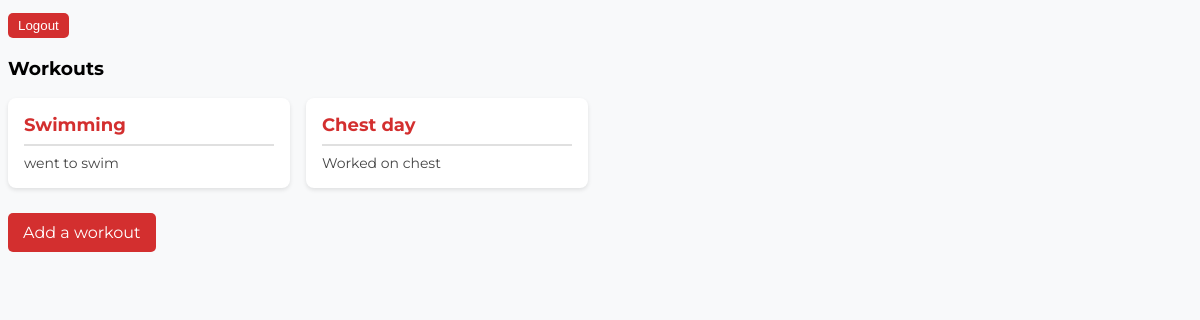
The app's page /workouts/ (signed in), older data.
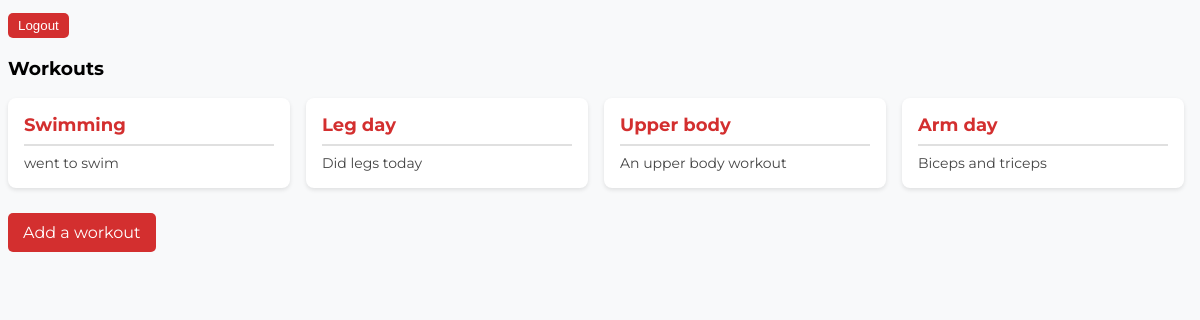
The same page, newer data.
### polls/models.py (models this page shows, shortened)
class Workout(models.Model):
    name = models.CharField(max_length = 1000)
    description = models.CharField(max_length = 3000)
    date = models.DateTimeField("workout date")

### polls/views.py (the view)
# urls.py: path("workouts/",views.workout_list, name = "workout_list"),
@login_required
def workout_list(request):
    workouts = Workout.objects.order_by("-date")
    context = {
        "workouts":workouts
    }
    return render(request,"polls/workouts.html",context)

### polls/templates/polls/workouts.html (shortened to what this page needs)
<!DOCTYPE html>
<html lang="en">
{% load static %}
<head>
    <link rel="stylesheet" href="{% static 'css/style.css' %}">
</head>
<body>
    <form action="{% url 'polls:logout' %}" method="post">
        <button type="submit" class="remove-btn">Logout</button>
    </form>
    <h3>Workouts</h3>
    {% if workouts %}
    <div class="workout-container">
        {% for workout in workouts %}
        <a href="{% url 'polls:workout_detail' workout.id %}" class="workout-tile">
            <div class="tile">
                <div class="tile-title">{{ workout.name }}</div>
                <div class="tile-divider"></div>
                <div class="tile-description">{{ workout.description }}</div>
            </div>
        </a>
        {% endfor %}
    </div>
    {% else %}
    <p>No workouts yet</p>
    {% endif %}
    <div class="add-workout">
        <a href="{% url 'polls:add_workout'  %}">Add a workout</a>
    </div>
</body>
</html>

### polls/static/css/style.css (style rules this page uses)
body { background-color: #F8F9FA; font-family: 'Montserrat', sans-serif; }
.workout-container { display: flex; flex-direction: row; flex-wrap: wrap; gap: 16px; }
.workout-tile { text-decoration: none; }
.tile { background-color: #FFFFFF; padding: 16px; border-radius: 8px; box-shadow: 0 2px 4px rgba(0, 0, 0, 0.1); width: 250px; margin-bottom: 5px; }
.tile-title { font-size: 18px; font-weight: bold; color: #D32F2F; }
.tile-divider { height: 1.5px; background-color: #E0E0E0; margin: 8px 0; }
.tile-description { font-size: 14px; color: #444444; }
.add-workout { margin-top: 20px; }
.add-workout a { display: inline-block; background-color: #D32F2F; color: white; padding: 10px 15px; text-decoration: none; border-radius: 5px; }
.remove-btn { background-color: #D32F2F; color: white; padding: 5px 10px; margin-top: 5px; border: none; border-radius: 5px; cursor: pointer; }

Row changes from the older to the newer data that the page shows:
removed Workout: name "Chest day", description "Worked on chest"
added Workout: name "Leg day", description "Did legs today"
added Workout: name "Upper body", description "An upper body workout"
added Workout: name "Arm day", description "Biceps and triceps"
